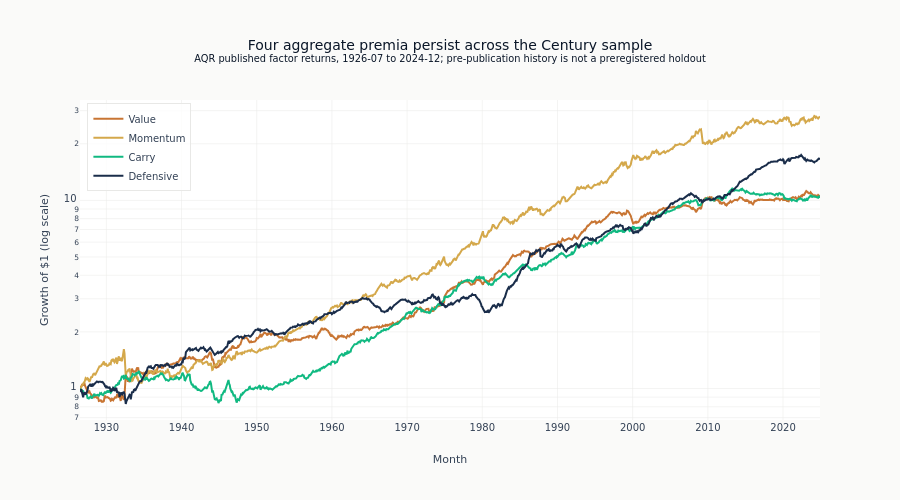

Notebook code for this chart:
### Markdown cell above
The four exact aggregate columns keep the comparison aligned with the narrative.
They combine the underlying stock-selection and macro sleeves rather than mixing
regions or showing multiple variants of the same factor.

### Code cell
fig = go.Figure()

for col in cum_century.columns:
    short_name = col.removeprefix("All asset classes ")
    fig.add_trace(
        go.Scatter(
            x=cum_century.index,
            y=cum_century[col],
            name=short_name,
            line=dict(color=factor_colors[short_name], width=2),
            hovertemplate="%{x|%Y-%m}<br>%{y:.2f}x<extra></extra>",
        )
    )

fig.update_layout(
    title=(
        "Four aggregate premia persist across the Century sample"
        f"<br><sup>AQR published factor returns, {cum_century.index.min():%Y-%m} to "
        f"{cum_century.index.max():%Y-%m}; pre-publication history is not a "
        "preregistered holdout</sup>"
    ),
    xaxis_title="Month",
    yaxis_title="Growth of $1 (log scale)",
    yaxis_type="log",
    legend=dict(yanchor="top", y=0.99, xanchor="left", x=0.01),
    height=500,
)
show_figure(fig)

### Figure 1 — Plotly figure (JSON) as saved in the notebook; plotly's stock layout.template omitted (floating-point values rounded to 4 significant figures; data arrays with more than 128 entries replaced by an {"elided": "..."} marker saying what was removed)
{"data": [{"hovertemplate": "%{x|%Y-%m}<br>%{y:.2f}x<extra></extra>", "line": {"color": "#C87533", "width": 2}, "name": "Value", "type": "scatter", "x": {"elided": "1182 str values"}, "y": {"elided": "1182 float values"}}, {"hovertemplate": "%{x|%Y-%m}<br>%{y:.2f}x<extra></extra>", "line": {"color": "#D4A84B", "width": 2}, "name": "Momentum", "type": "scatter", "x": {"elided": "1182 str values"}, "y": {"elided": "1182 float values"}}, {"hovertemplate": "%{x|%Y-%m}<br>%{y:.2f}x<extra></extra>", "line": {"color": "#10b981", "width": 2}, "name": "Carry", "type": "scatter", "x": {"elided": "1182 str values"}, "y": {"elided": "1182 float values"}}, {"hovertemplate": "%{x|%Y-%m}<br>%{y:.2f}x<extra></extra>", "line": {"color": "#1a2d4a", "width": 2}, "name": "Defensive", "type": "scatter", "x": {"elided": "1182 str values"}, "y": {"elided": "1182 float values"}}], "layout": {"height": 500, "legend": {"x": 0.01, "xanchor": "left", "y": 0.99, "yanchor": "top"}, "title": {"text": "Four aggregate premia persist across the Century sample<br><sup>AQR published factor returns, 1926-07 to 2024-12; pre-publication history is not a preregistered holdout</sup>"}, "xaxis": {"title": {"text": "Month"}}, "yaxis": {"title": {"text": "Growth of $1 (log scale)"}, "type": "log"}}}
